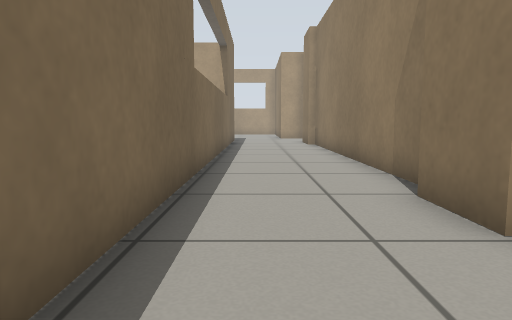
[1] (above)

24 first-person views from a walk through a robot-simulator world made for Gazebo. The camera is 0.5 m above the floor, tilts 6° down and sees 70° across. Floor lines are 1 m apart. The floor is counted in squares, 0.5 m on a side. Each view is taken from the middle of a square. On the plan, view 1 faces up. The plan holds only what a view shows up to about 13 squares ahead; the rest is blank. The robots in the file are not drawn.

[2]
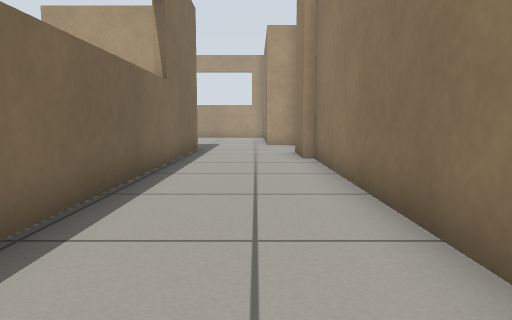

[3]
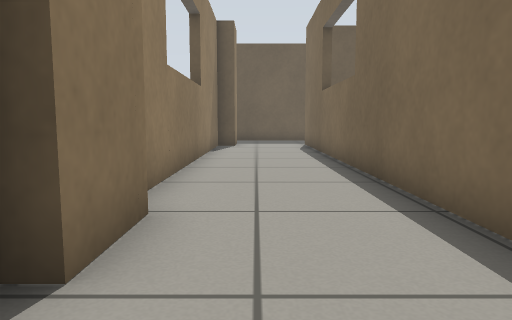

[4]
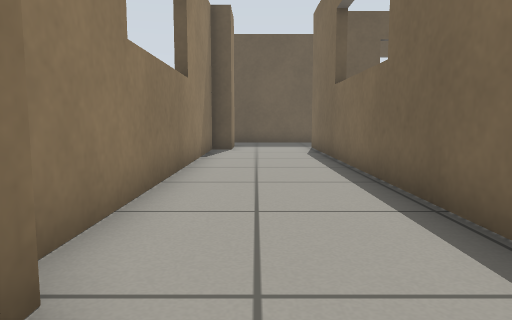

[5]
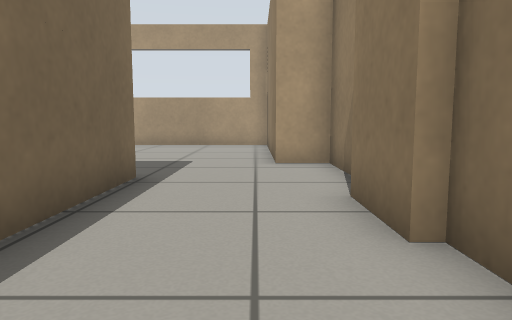

[6]
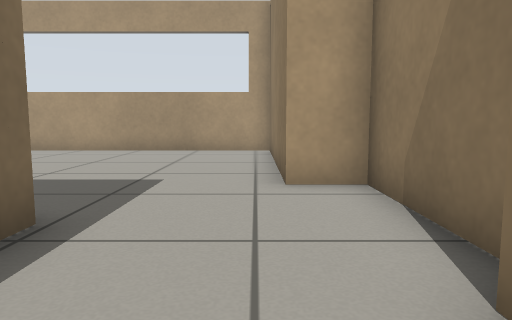

[7]
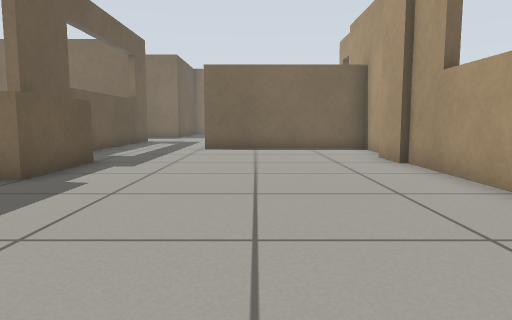

[8]
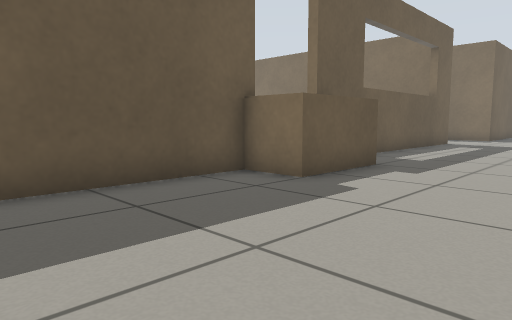

[9]
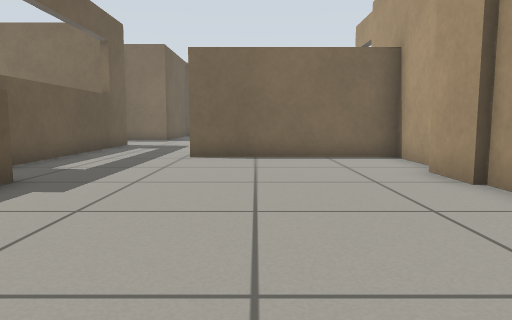

[10]
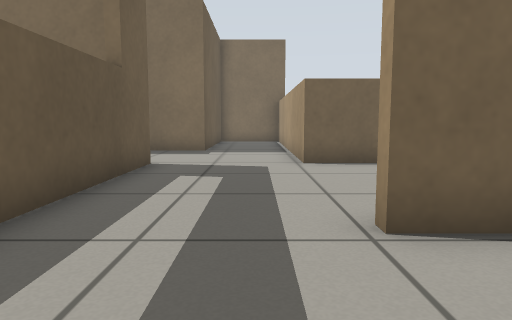

[11]
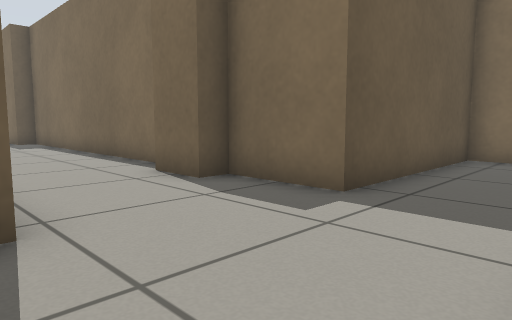

[12]
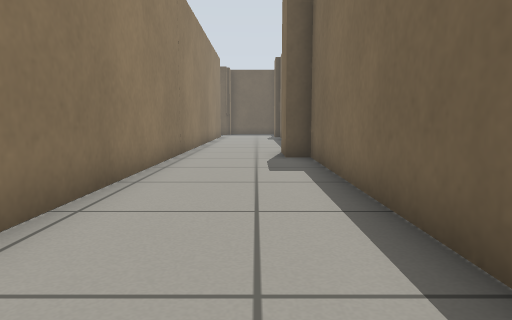

[13]
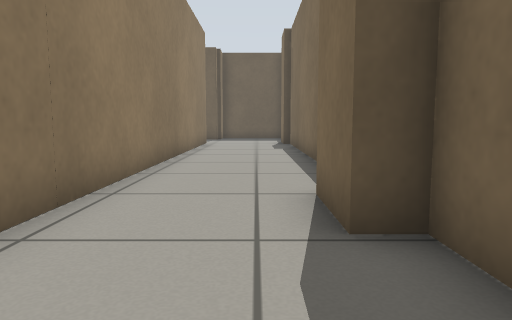

[14]
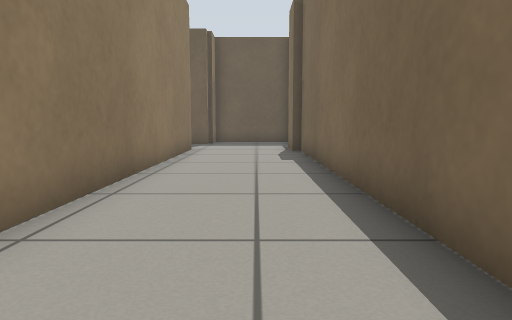

[15]
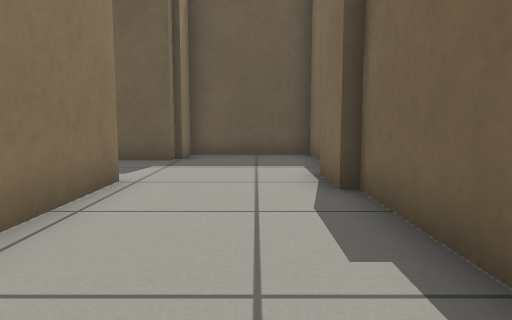

[16]
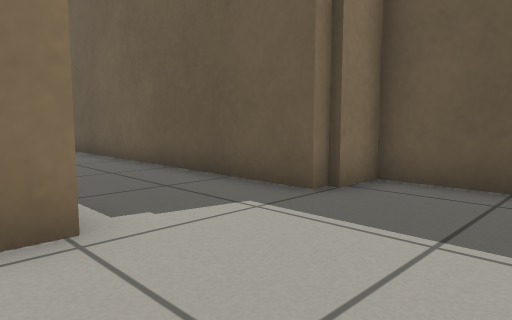

[17]
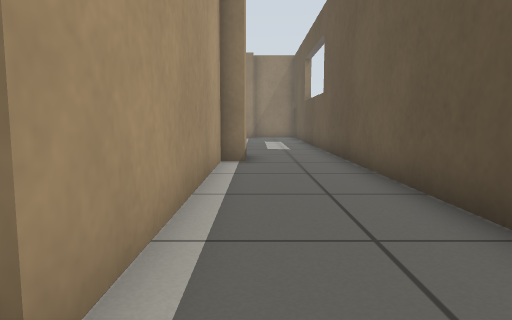

[18]
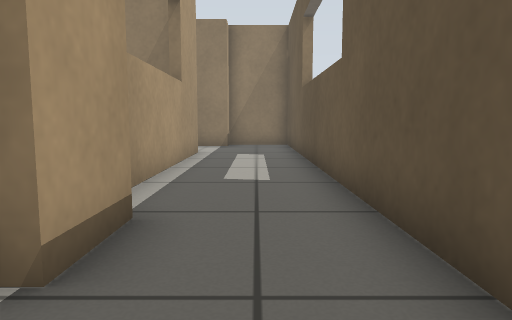

[19]
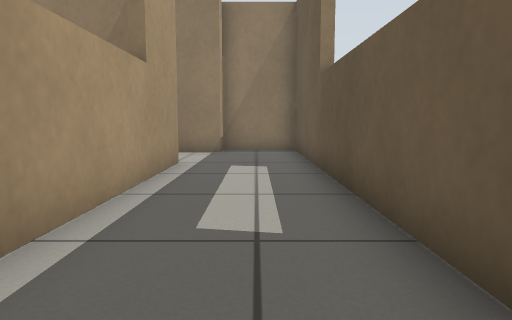

[20]
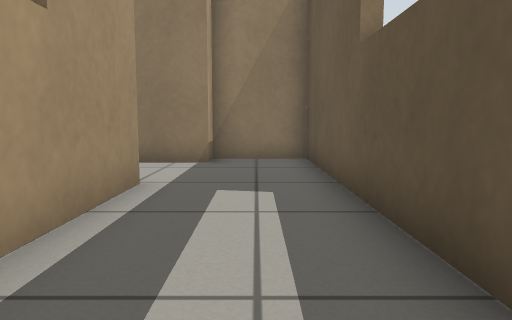

[21]
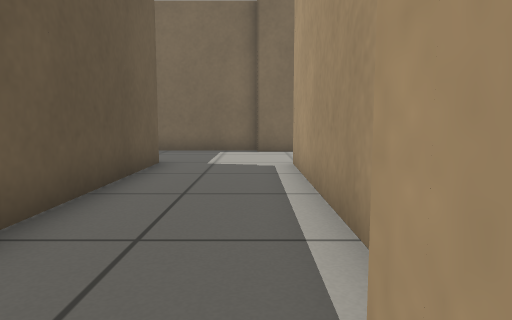

[22]
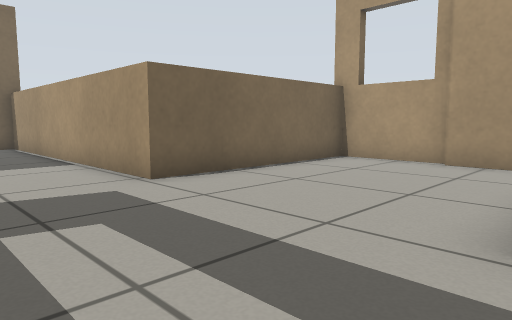

[23]
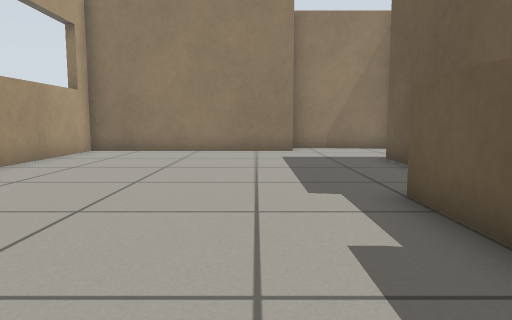

[24]
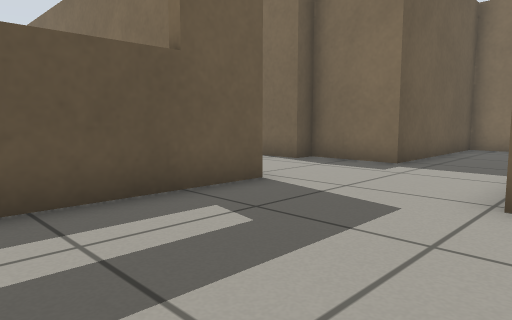

### Floor plan
Points are (right, up) in squares from view 1. A wall is a line through its corners. A room is listed if a view was taken in it or the views show most of it. See-through windows are left out.
Room 1 (views 1, 2, 3, 4, 5, 6, 7, 8, 9, 10, 22, 23)
walls: (2.2, 15.9) (2.2, 17.9); (2.8, 18.5) (2.8, 21.7) (1.5, 21.7) (1.5, 28.6) (-8.7, 28.6); (-6.5, 19.5) (-1.1, 19.5) (-1.1, -8.2); (2.6, 5.6) (2.6, 16); (2.2, 3) (2.2, 4.8); (-13.5, 19.5) (-8.6, 19.5); (-8.6, 28.5) (-10.2, 28.5); (-11.2, 29) (-12.9, 29); (-13.2, 29) (-13.2, 23.1); (1.9, -9.7) (1.9, -8.1) (2.6, -8.1) (2.6, 2.5)
low walls: (-9, 21) (-6.2, 21) (-6.2, 19.5); (2.2, 4.8) (2.6, 4.8)
ways out: opening at (-13, 21.5) to room 2; opening at (0.5, -9.5) to room 2
Room 2 (views 11, 12, 13, 14, 15, 16, 17, 18, 19, 20, 21, 24)
walls: (-22.5, 2) (-22.5, -8.3) (-22.2, -8.3) (-22.2, -10); (-22.5, 15.1) (-22.5, 4.8) (-21.8, 4.8) (-21.8, 3); (-18.7, 19.5) (-13.5, 19.5); (-22.5, -9.9) (-22.5, -14) (-19, -14) (-19, -12.8); (-9.3, -9.7) (-10.9, -9.7) (-10.9, -9.1) (-18.7, -9.1) (-18.7, 11.8); (-18.7, -12.9) (-18.7, -12.4) (2.8, -12.4) (2.8, -9.7) (1.9, -9.7); (-28.4, 23.5) (-28.4, 20.2) (-22.5, 20.2) (-22.5, 17.7) (-21.8, 17.7) (-21.8, 16.1); (-1.1, -9.1) (-7.6, -9.1); (-2.1, -12.7) (-2.1, -12.2); (-15.9, 29.3) (-19.1, 29.3); (-12.9, 29) (-15.9, 29)
low walls: (-18.7, 29.3) (-18.7, 23.2) (-28.5, 23.2)
ways out: opening at (-13, 21.5) to room 1; opening at (0.5, -9.5) to room 1

Where each view was taken, in squares from view 1:
view 1: 0 up, 0 right, facing up
view 2: 6 up, 1 right, facing up
view 3: 7 up, 1 right, facing down
view 4: 5 up, 1 right, facing down
view 5: 13 up, 1 right, facing up
view 6: 16 up, 1 right, facing up
view 7: 25 up, 0 right, facing left
view 8: 25 up, 1 left, facing down-left
view 9: 25 up, 3 left, facing left
view 10: 22 up, 10 left, facing left
view 11: 23 up, 18 left, facing down-left
view 12: 15 up, 21 left, facing down
view 13: 8 up, 21 left, facing down
view 14: 4 up, 21 left, facing down
view 15: 3 down, 21 left, facing down
view 16: 8 down, 22 left, facing down-right
view 17: 10 down, 20 left, facing right
view 18: 11 down, 13 left, facing right
view 19: 11 down, 10 left, facing right
view 20: 11 down, 7 left, facing right
view 21: 10 down, 10 left, facing left
view 22: 20 up, 13 left, facing up-left
view 23: 23 up, 11 left, facing right
view 24: 24 up, 14 left, facing down-left
